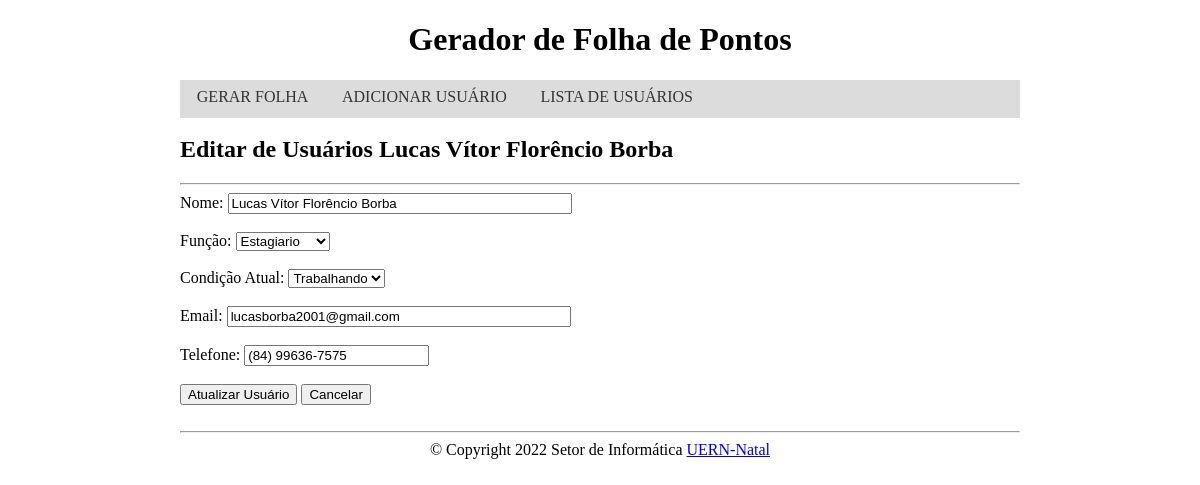
The page /edita_usuario.php?editar=5 on the database its author committed.
### tables this page shows
CREATE TABLE `usuarios` (
  `id` int(11) NOT NULL,
  `nome` varchar(100) NOT NULL,
  `funcao` varchar(45) DEFAULT NULL,
  `condicao` varchar(45) DEFAULT NULL,
  `email` varchar(100) DEFAULT NULL,
  `telefone` varchar(15) DEFAULT NULL
);

### DB/conexao.php (called while the page is built, shortened)
<?php
    Class Consulta {
        private $DB = 'mysql:host=127.0.0.1;dbname=GFP';
        private $usuarioDB = 'root';
        private $senhaDB = '';
        private $pdo;
        public function __construct() {
            try {
                $this->pdo = new PDO($this->DB, $this->usuarioDB, $this->senhaDB);
                $this->pdo->setAttribute(PDO::ATTR_ERRMODE, PDO::ERRMODE_EXCEPTION);
            } catch(PDOException $e) {
                echo 'DB Erro: '.$e->getMessage();
            }
        }
        public function buscarUsuario($id) {
            try {
                $select = $this->pdo->query("SELECT * FROM usuarios WHERE id = '$id'");
                $usuario = $select->fetch(PDO::FETCH_ASSOC);
            } catch(PDOException $e) {
                echo 'DB Erro: '.$e->getMessage();
            }
            return $usuario;
        }
    }
?>

### edita_usuario.php (the view, shortened to what this page needs)
<?php
    include 'DB/conexao.php';
    $consulta = new Consulta();
    if(isset($_GET["editar"])) {
        $id = $_GET["editar"];
        $usuario = $consulta->buscarUsuario($id);
        if($usuario) {
            $nome = $usuario['nome'];
            $funcao = $usuario['funcao'];
            $condicao = $usuario['condicao'];
            $email = $usuario['email'];
            $telefone = $usuario['telefone'];
        } else
            echo "<script>usuarioNaoEncontrado()</script>";
        echo "<h2>Editar de Usuários $nome</h2>";
    }
?>
<form method="POST" autocomplete="off">
    <hr>
    <label>Nome:</label>
    <input type="text" name="nome" value="<?= $nome ?>" pattern="[A-Za-záàâãéèêíïóôõöúçñÁÀÂÃÉÈÍÏÓÔÕÖÚÇÑ ]+$" required>
    <br><br>
    <label>Função:</label>
    <select name="funcao">
        <option value="<?= $funcao ?>" selected><?= $funcao ?></option>
    </select>
    <br><br>
    <label>Condição Atual:</label>
    <select name="condicao">
        <option value="<?= $condicao ?>" selected><?= $condicao ?></option>
    </select>
    <br><br>
    <label>Email:</label>
    <input type="text" name="email" value="<?= $email ?>">
    <br><br>
    <label>Telefone:</label>
    <input type="tel" name="telefone" id="telefone" maxlength="15" value="<?= $telefone ?>">
    <br><br>
    <input type="submit" name="atualizar" value="Atualizar Usuário">
    <input type='submit' name='cancelar' value='Cancelar'>
</form>

### frontend/estilo.css (style rules this page uses)
h1, h3 { text-align: center; }
body { padding: 0%; margin: 0%; }
input[type=text] { width: 40%; }
footer { text-align: center; }
.corpo { margin: 0% auto; width: 70%; }
.menu ul { background-color: gainsboro; float: left; width: 100%; padding: 0%; margin: 0%; }
.menu ul li { display: inline; }
.menu ul li a { border-bottom: solid gainsboro; text-decoration: none; padding: 1% 2%; color: #333; float:left; }

### rows shown on the page
usuarios: nome "Lucas Vítor Florêncio Borba", funcao "Estagiario", condicao "Trabalhando", email "lucasborba2001@gmail.com", telefone "(84) 99636-7575"
